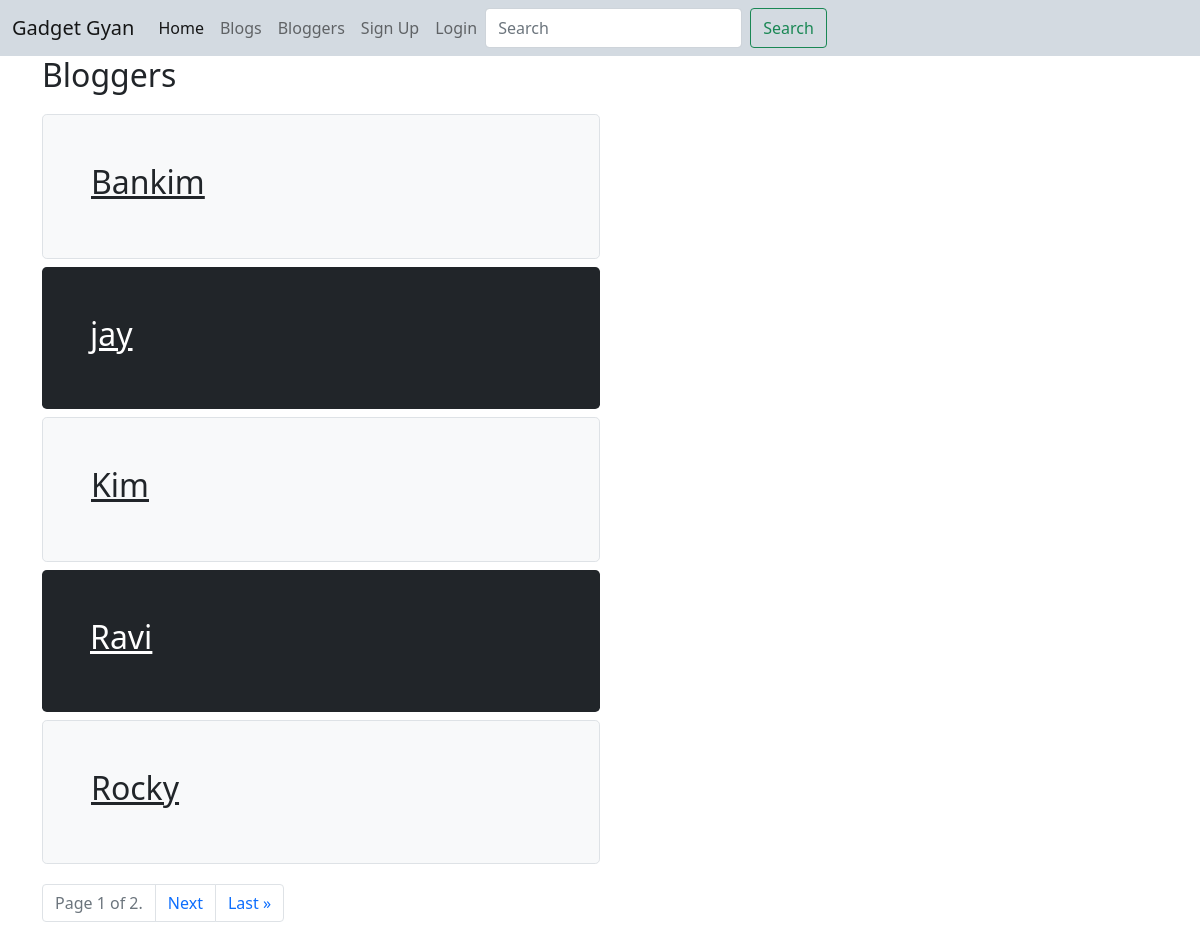
/blog/bloggers/, run on the app's committed database.
### blogpost/models.py (models this page shows, shortened)
class User(AbstractBaseUser, PermissionsMixin):
    email = models.EmailField(_("email address"), unique=True)
    first_name = models.CharField(max_length=250)
    last_name = models.CharField(max_length=250)
    country = models.CharField(max_length=100)
    birth_date = models.DateField(blank=True, null=True)
    status = models.BooleanField(default=True)
    is_active = models.BooleanField(default=True)
    is_staff = models.BooleanField(default=False)
    USERNAME_FIELD = "email"
    REQUIRED_FIELDS = []
    objects = CustomUserManager()

### blogpost/views.py (the view)
# urls.py: path("blog/bloggers/", views.AuthorList.as_view(), name="author-list"),
class AuthorList(ListView):
    model = User
    template_name = "blogpost/author_list.html"
    context_object_name = "author_list"
    paginate_by = 5
    def get_queryset(self):
        queryset = User.objects.annotate(num_posts=Count("posts")).filter(
            num_posts__gt=0
        )
        return queryset

### blogpost/templates/blogpost/author_list.html (shortened to what this page needs)
{% extends 'blogpost/base.html' %}
{% block blockname %}
<div class="container"><h2>Bloggers</h2></div>
<div class="container py-1">
    {% for author in author_list %}
    {% if forloop.counter|divisibleby:2 %}
    <div class="col-md-6">
        <div class="h-100 p-5 text-white bg-dark rounded-3 my-2">
            <h2><a class="text-white bg-dark" href="{% url 'author-detail' author.pk %}">{{author.first_name}}</a></h2>
        </div>
    </div>
    {% else %}
    <div class="col-md-6">
        <div class="h-100 p-5 bg-light border rounded-3 my-2">
            <h2><a class="text-dark" href="{% url 'author-detail' author.pk %}">{{author.first_name}}</a></h2>
        </div>
    </div>
    {% endif %}
    {% endfor %}
</div>
{% if is_paginated %}
<div class="container py-2 d-flex justify-content-start">
    <nav aria-label="Page navigation">
        <ul class="pagination justify-content-center">
            <li class="page-item disabled">
                <a class="page-link" href="#">Page {{ page_obj.number }} of {{ page_obj.paginator.num_pages }}.</a>
            </li>
            {% if page_obj.has_next %}
                <li class="page-item"><a class="page-link" href="?page={{ page_obj.next_page_number }}">Next</a></li>
                <li class="page-item"><a class="page-link" href="?page={{ page_obj.paginator.num_pages }}">Last &raquo;</a></li>
            {% endif %}
        </ul>
    </nav>
</div>
{% endif %}
{% endblock blockname %}

### data on the page
User: first_name "Bankim"
User: first_name "jay"
User: first_name "Kim"
User: first_name "Ravi"
User: first_name "Rocky"

### other printed values
{{ page_obj.number }} "1"
{{ page_obj.paginator.num_pages }} "2"
